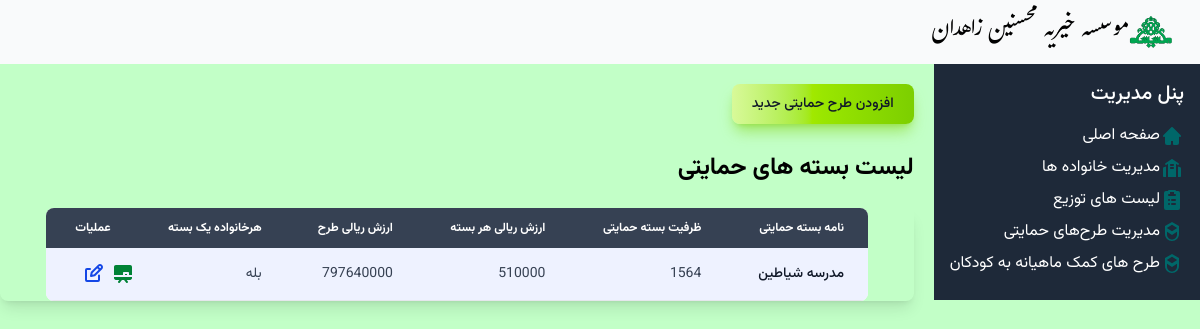
Page /packages/ on the committed database.
### Mohsenin/models.py (models this page shows, shortened)
class Package(models.Model):
    name = models.CharField('نام بسته',max_length=100)
    max_members = models.PositiveIntegerField('ظرفیت بسته')
    cost = models.PositiveIntegerField('ارزش ریالی هر بسته')
    description = models.TextField('توضیحات')
    onePerFamily = models.BooleanField('هرخانواده یک بسته', choices=YES_NO_CHOICE, default=False)
    def total_cost(self):
        return self.cost * self.max_members

### Mohsenin/Views/packageviews.py (the view)
# urls.py: path("packages/", packageviews.PackageListView.as_view(), name="packages_list"),
class PackageListView(ListView):
    template_name = "Package/package_list.html"
    model = Package
    context_object_name = "packages"

### Mohsenin/templates/Package/package_list.html (shortened to what this page needs)
{% extends "base.html" %}
{% block content %}
<div class="py-5 vazir-medium no-print">
<button type="button" class="text-gray-900 bg-gradient-to-r from-lime-200 via-lime-400 to-lime-500 hover:bg-gradient-to-br focus:ring-4 focus:outline-none focus:ring-lime-300 dark:focus:ring-lime-800 shadow-lg shadow-lime-500/50 dark:shadow-lg dark:shadow-lime-800/80 font-medium rounded-lg text-sm px-5 py-2.5 text-center me-2 mb-2"><a href="{% url 'package_create' %}">افزودن طرح حمایتی جدید</a></button>
</div>
<h2 class="vazir-bold text-2xl">لیست بسته های حمایتی</h2>
<br>
<div class="relative overflow-x-auto shadow-lg sm:rounded-lg border-none border-gray-700">
<table style="width: 90%;margin: auto;" class="w-full text-sm rtl:text-right text-gray-700 bg-white rounded-lg overflow-hidden">
        <thead class="text-xs text-gray-700 uppercase bg-gray-700 text-white">
    <tr class='vazir-semibold'>
        <th scope="col" class="px-6 py-3 text-end">نامه بسته حمایتی</th>
        <th scope="col" class="px-6 py-3 text-right">ظرفیت بسته حمایتی</th>
        <th scope="col" class="px-6 py-3 text-right">ارزش ریالی هر بسته</th>
        <th scope="col" class="px-6 py-3 text-right"> ارزش ریالی طرح</th>
        <th scope="col" class="px-6 py-3 text-right"> هرخانواده یک بسته</th>
        <th scope="col" class="px-6 py-3 text-right">عملیات</th>
    </tr>
</thead>
<tbody>
    {% for package in packages %}
    <tr class="{% if forloop.counter|divisibleby:2 %}bg-white{% else %}bg-indigo-50{% endif %} border-b border-gray-200 hover:bg-gray-50  vazir-normal">
        <th scope="row" class="px-6 py-4 font-medium text-gray-900 whitespace-nowrap">{{ package.name }}</th>
        <td class="px-6 py-4">{{ package.max_members }}</td>
        <td class="px-6 py-4">{{ package.cost }}</td>
        <td class="px-6 py-4">{{ package.total_cost }} </td>
        <td class="px-6 py-4">{{ package.get_onePerFamily_display }} </td>
        <td  class="no-print">
            <div class="flex space-x-1">
            <a href="{% url 'package_detail' package.pk %}" class="text-green-700 text-xs">
            </a>
            <a href="{% url 'package_update' package.pk %}" class="text-blue-700 text-xs">
            </a>
        </div>
            </td>
    </tr>
    {% endfor %}
</tbody>
</table>
</div>
{% endblock %}

### static/css/style.css (style rules this page uses)
body { -webkit-print-color-adjust:exact !important; print-color-adjust:exact !important; background: #C2FFC7; }

### rows in the picture
Package: name "مدرسه شیاطین", max_members "1564", cost "510000", total_cost "797640000", onePerFamily "بله"
